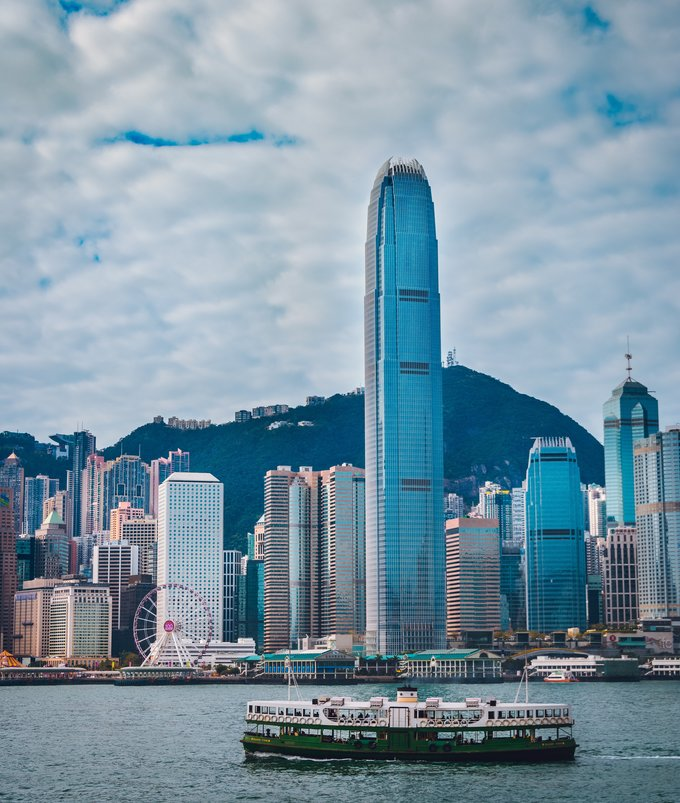
#> input picture data/hk_harbour.jpg, 680 x 803 px; its folder holds 3 pictures in this run
$ jupyter execute 1.2_image_processing.ipynb
#> lines starting #> are read from the running program, lines starting #| are printed output that depends on the picture
[cell 1]
# %pip install --user numpy opencv-python matplotlib

[cell 2]
import os

import numpy as np
import cv2
import matplotlib.pyplot as plt

### Listing directory

[cell 3]
dir_path = "./data"

print(os.listdir(dir_path))

[cell 4]
print(os.path.join(dir_path, "hk_harbour.jpg"))

### Loading Images

[cell 5]
file_path = os.path.join(dir_path, "hk_harbour.jpg")

img = cv2.imread(file_path)
#> img is the input picture: shape (803, 680, 3); mean B, G, R 163.1, 147.8, 122.7

plt.imshow(img)

#### But the color seems a bit strange?

[cell 6]
rgb_img = cv2.cvtColor(img, cv2.COLOR_BGR2RGB)

plt.imshow(rgb_img)

### Image data manipulation

[cell 7]
print(f"Shape of rgb_img: {rgb_img.shape}")
#| Shape of rgb_img: (803, 680, 3)

[cell 8]
height, width, channels = rgb_img.shape
#> height = 803; width = 680; channels = 3

print(f"Height: {height}, Width: {width}, Channels: {channels}")
#| Height: 803, Width: 680, Channels: 3

[cell 9]
half_height = height // 2
#> half_height = 401

# Slicing the first half of the image
first_half = rgb_img[0:half_height, 0:width, 0:channels]
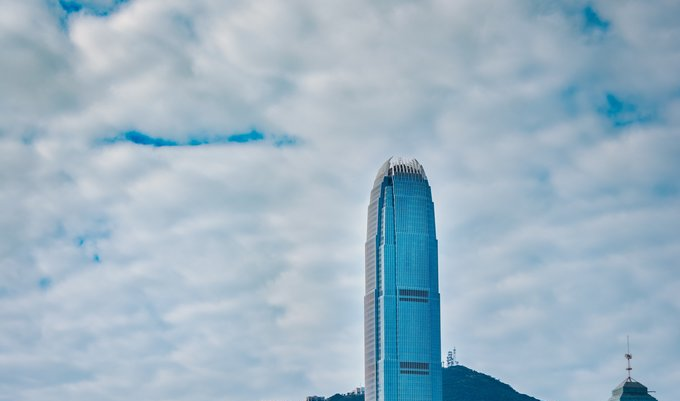
#> first_half: shape (401, 680, 3); mean R, G, B 156.9, 180.6, 196.6

print(f"Shape of first_half: {first_half.shape}")
#| Shape of first_half: (401, 680, 3)

plt.imshow(first_half)

[cell 10]
half_width = width // 2
#> half_width = 340

# Slicing the top right quadrant of the image
top_right_quad = rgb_img[0:half_height, half_width:width, 0:channels]
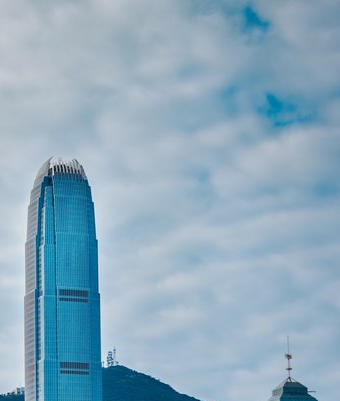
#> top_right_quad: shape (401, 340, 3); mean R, G, B 140.8, 170.9, 189.9

print(f"Shape of top_right_quad: {top_right_quad.shape}")
#| Shape of top_right_quad: (401, 340, 3)

plt.imshow(top_right_quad)

### Color

[cell 11]
green_only = rgb_img[:, :, 1]  # "：" as a shortcut for slicing the entire dimension
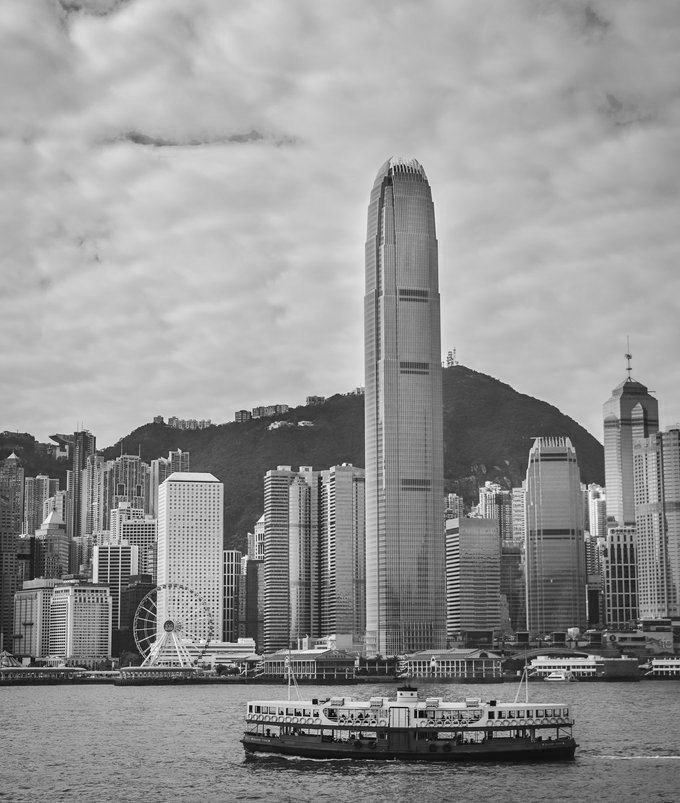
#> green_only: shape (803, 680); min 0, max 255, mean 147.8

print(f"Shape of green_only: {green_only.shape}")
#| Shape of green_only: (803, 680)

plt.imshow(green_only, cmap="Greens")

#### Converting colored image to grayscale

[cell 12]
gray_img = cv2.cvtColor(rgb_img, cv2.COLOR_RGB2GRAY)
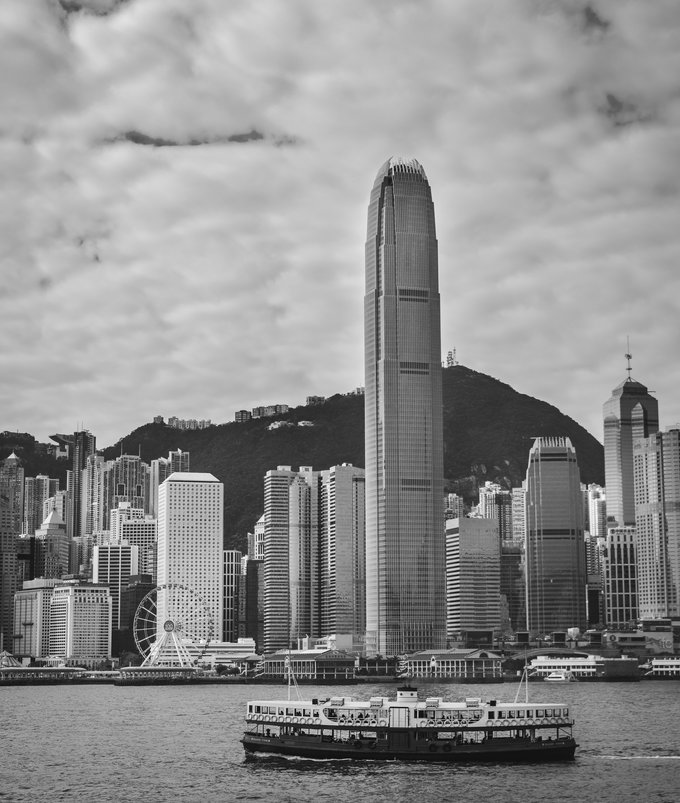
#> gray_img: shape (803, 680); min 1, max 253, mean 142

plt.imshow(gray_img, cmap="gray")

#### Magic of cv2.COLOR_RGB2GRAY?

https://en.wikipedia.org/wiki/Grayscale#Colorimetric_(perceptual_luminance-preserving)_conversion_to_grayscale

[cell 13]
red_only = rgb_img[:, :, 0]
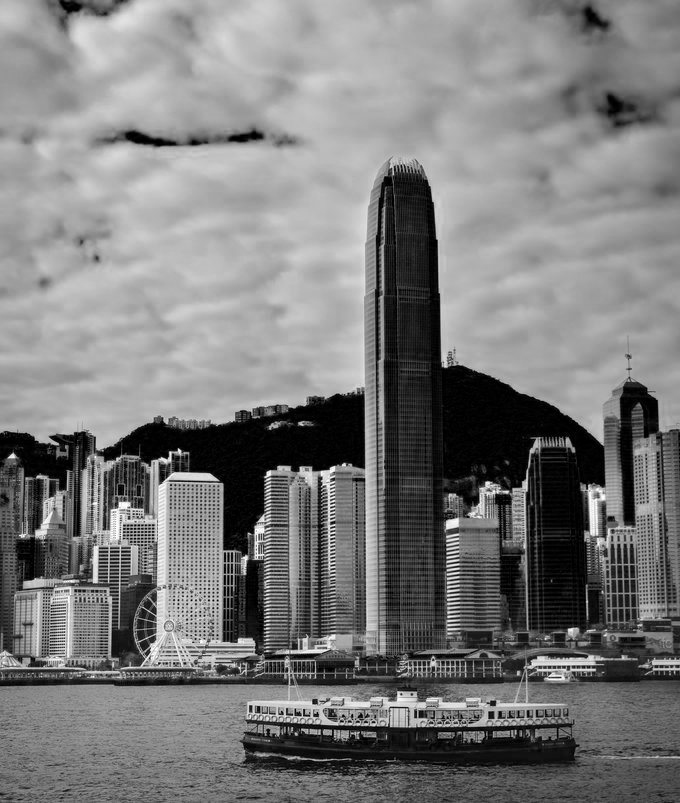
#> red_only: shape (803, 680); min 0, max 255, mean 122.7
green_only = rgb_img[:, :, 1]
blue_only = rgb_img[:, :, 2]
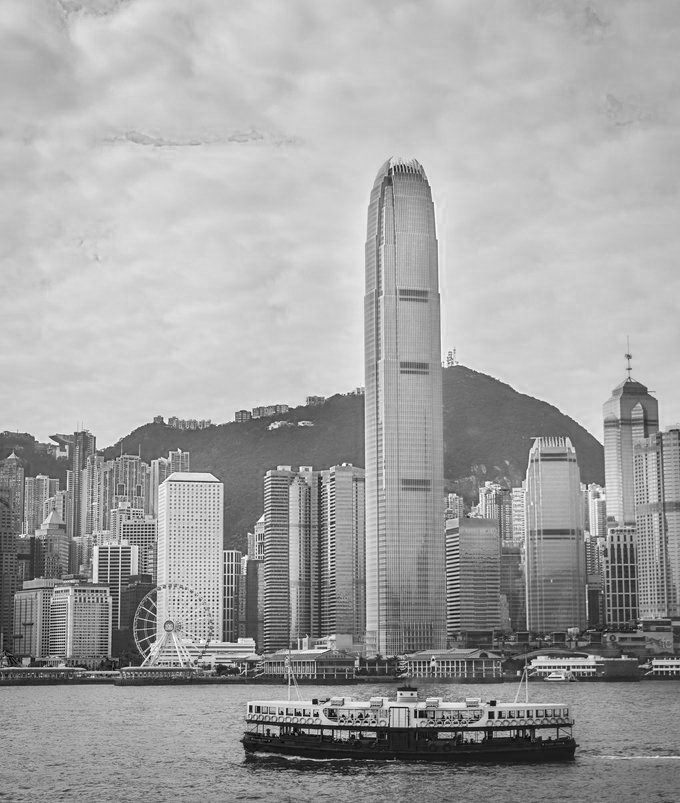
#> blue_only: shape (803, 680); min 0, max 255, mean 163.1

gray_img = 0.2126 * red_only + 0.7152 * green_only + 0.0722 * blue_only

gray_img = gray_img.clip(0, 255).astype(np.uint8)
# to ensure the pixel values are in the valid range and of type uint8

plt.imshow(gray_img, cmap="gray", vmin=0, vmax=255)
